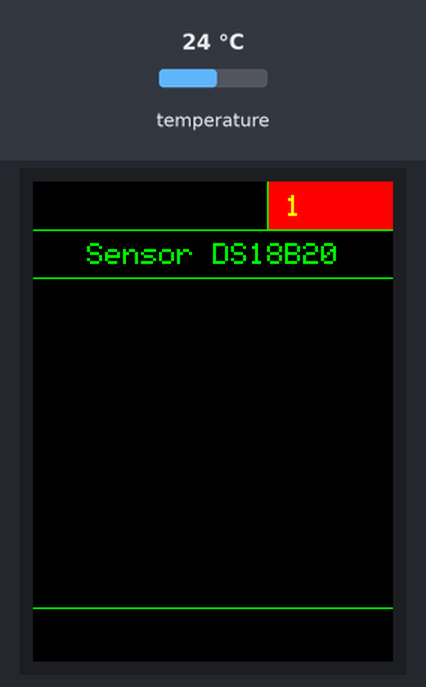
Bench run of a program on a simulated ESP32. On the bench: 240×320 colour display. The inputs (shaded band) are chosen by the test bench; at power-on: temperature 24 °C. What the program prints to the serial monitor is not drawn.

Above: at 1.3 s.
At 2.4 s:
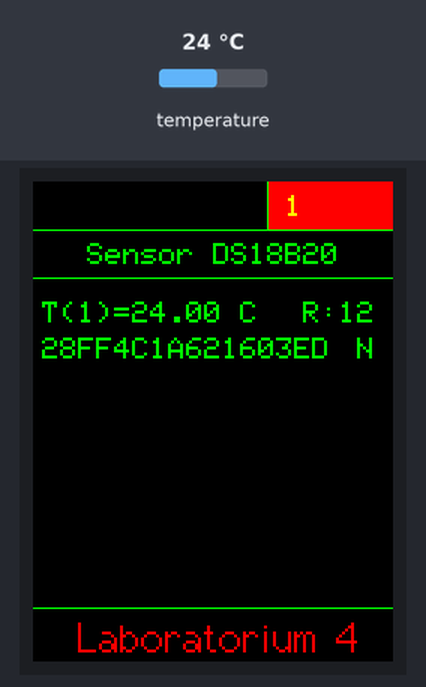
2.5 s: temperature set to 12 °C
At 5.3 s:
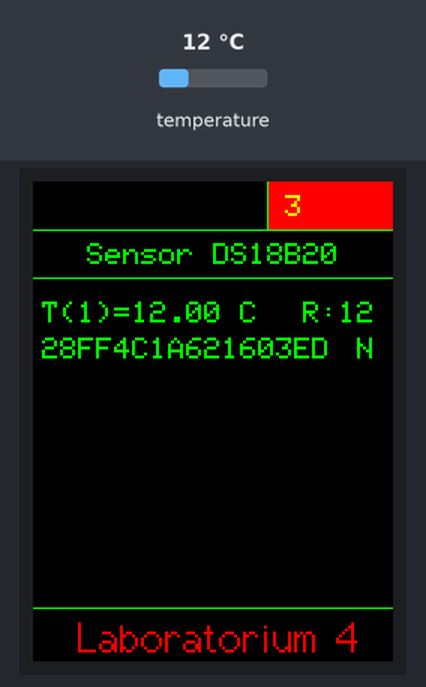
6.3 s: temperature set to 19 °C
At 8.1 s:
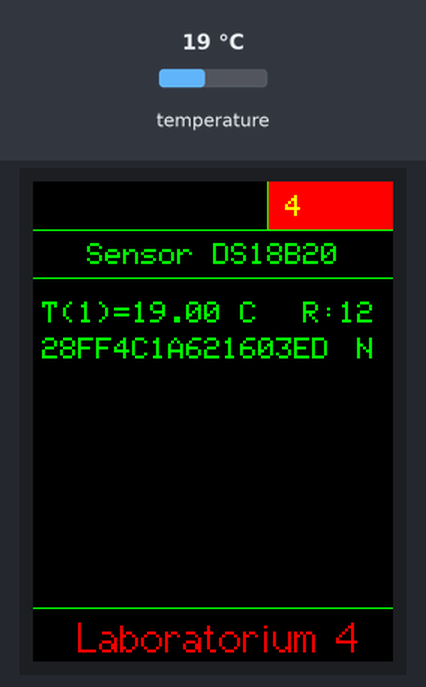
10.0 s: temperature set to 28 °C
At 12.4 s:
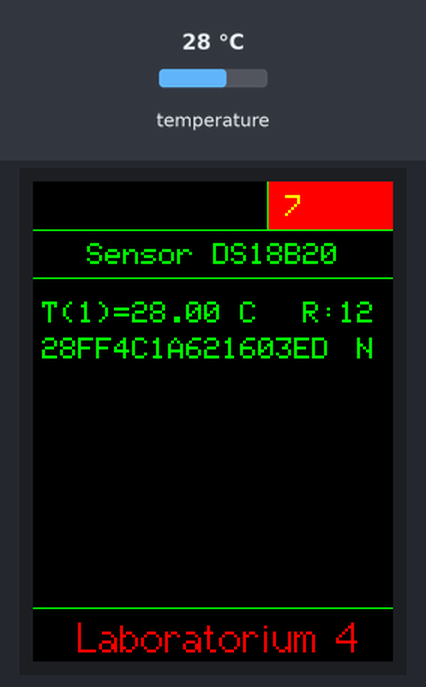
Timing chart, 0 to 13.9 s (numbered marks = the images above; inputs shaded):
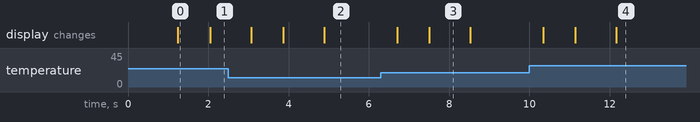

Measured:
- what the display in image 0 shows lasts 0.8 s, from 1.2 s to 2.0 s
- what the display in image 3 shows lasts 1.0 s, from 7.5 s to 8.5 s

The program:

main.cpp
```cpp
#include <Arduino.h>

// 30.07.2022
// dla nodemcu-32s
// współpraca z TFT ili9341
#include <SPI.h>
#include <TFT_eSPI.h>
TFT_eSPI tft = TFT_eSPI();
// Invoke library, pins defined in User_Setup.h

#include <DS18B20.h> //https://github.com/matmunk/DS18B20
DS18B20 ds(14);      // pin GPIO14

uint32_t count = 0;
uint8_t address[8];
char addressStr[20];
float temp = 1;

float temps[10];
int resolutions[10];

char addressStrings[10][20];

void setup(void)
{
  Serial.begin(115200);
  delay(1000);
  tft.init();
  tft.setRotation(0);
  tft.fillScreen(TFT_BLACK);
  tft.setTextSize(2);
  Serial.println();
  Serial.print("TFT Init OK");
}

void loop(void)
{
  count++;

  tft.drawLine(tft.width() * 0.65, 0, tft.width() * 0.65, tft.height() * 0.1, TFT_GREEN);
  tft.fillRect(tft.width() * 0.655, 0, tft.width() * 0.35, tft.height() * 0.1, TFT_RED);
  tft.setCursor(tft.width() * 0.7, tft.height() * 0.03, 1);
  tft.setTextColor(TFT_YELLOW);
  tft.print(String(count));

  tft.drawLine(0, tft.height() * 0.1, tft.width(), tft.height() * 0.1, TFT_GREEN);
  tft.drawLine(0, tft.height() * 0.2, tft.width(), tft.height() * 0.2, TFT_GREEN);
  tft.drawLine(0, tft.height() * 0.89, tft.width(), tft.height() * 0.89, TFT_GREEN);

  tft.setCursor(tft.width() * 0.15, tft.height() * 0.13, 1);
  tft.setTextColor(TFT_GREEN);
  tft.print("Sensor DS18B20");

  int i = 0;

  while (ds.selectNext())
  {
    ds.getAddress(address);
    ds.setResolution(10 + i);
    temps[i] = ds.getTempC();

    // Clear
    tft.fillRect(0, tft.height() * (0.25 + i * 0.2), tft.width(), tft.height() * 0.2, TFT_BLACK);

    // Write
    tft.setTextColor(TFT_GREEN);
    tft.setCursor(tft.width() * 0.025, tft.height() * (0.25 + i * 0.2), 1);
    tft.print("T(" + String(i + 1) + ")=" + String(temps[i]) + " C");

    tft.setCursor(tft.width() * 0.75, tft.height() * (0.25 + i * 0.2), 1);
    tft.print("R:" + String(ds.getResolution()));

    for (int j = 0; j < sizeof(address); j++)
    {
      sprintf(&addressStrings[i][j * 2], "%02X", address[j]);
    }

    tft.setCursor(tft.width() * 0.025, tft.height() * (0.325 + i * 0.2), 1);
    tft.print(addressStrings[i]);
    tft.setCursor(tft.width() * 0.9, tft.height() * (0.325 + i * 0.2), 1);
    tft.print(ds.getPowerMode() ? "P" : "N");

    Serial.print("Sensor " + String(addressStrings[i]) + " ");
    Serial.print("Power mode: ");
    Serial.println(ds.getPowerMode() ? "Pasożytniczy" : "Normalny");

    i++;
  }

  // Czyszczenie pozostałych/wyjętych
  for (int j = i; j < 3; j++)
  {
    tft.setTextColor(TFT_BLACK);
    tft.fillRect(tft.width() * 0.025, tft.height() * (0.25 + j * 0.2), tft.width() * 0.95, tft.height() * 0.2, TFT_BLACK);
  }

  tft.setCursor(tft.width() * 0.125, tft.height() * 0.9, 2);
  tft.setTextColor(TFT_RED);
  tft.print("Laboratorium 4");

  delay(1000);
}
```
